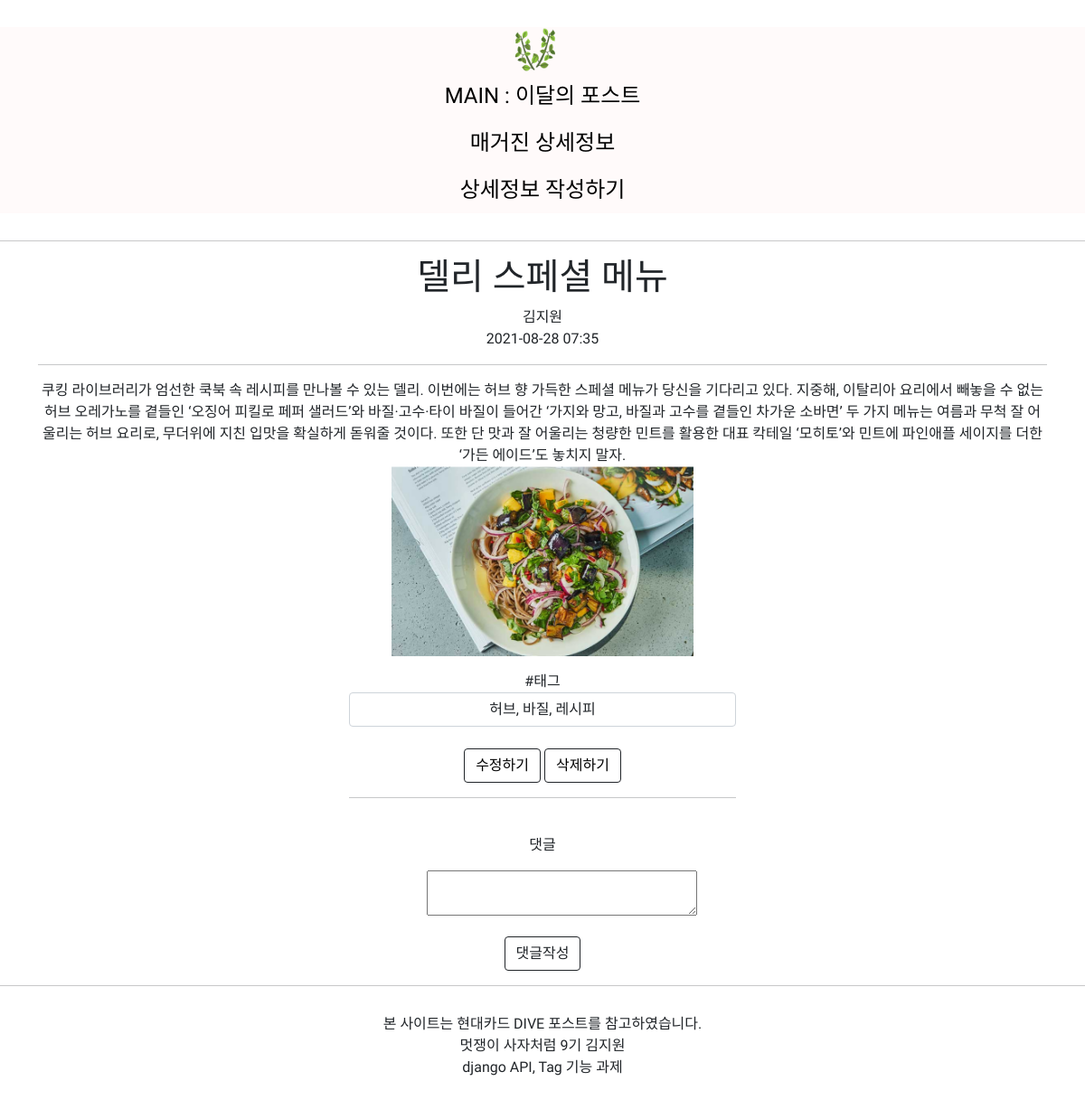
The page /blog/7 on the database its author committed.
### blog/models.py (models this page shows, shortened)
class Blog(models.Model):
    title = models.CharField(max_length=200)
    writer = models.CharField(max_length=100)
    pub_date = models.DateTimeField()
    body = models.TextField()
    image = models.ImageField(upload_to = "blog/", blank=True, null=True)
    tag = models.ManyToManyField('blog.Tag', verbose_name = "태그")

class Tag(models.Model):
    name = models.CharField(max_length=32, verbose_name="태그명")
    registered_date = models.DateTimeField(auto_now_add=True, verbose_name="등록시간")
    def __str__(self):
        return self.name
    class Meta:
        db_table = "community_tag"
        verbose_name = "태그"
        verbose_name_plural = "태그"

### blog/views.py (the view)
# urls.py: path('<str:id>', detail, name="detail"),
def detail(request, id):
    blog = get_object_or_404(Blog, pk=id)
    comments = Comment.objects.filter(post_id=id, comment_id__isnull=True)
    re_comments = []
    for comment in comments:
        re_comments += list(Comment.objects.filter(comment_id=comment.id))
    form = CommentForm()
    return render(request, 'detail.html', {'blog':blog, 'comments':comments, 're_comments':re_comments, 'form':form})

### blog/forms.py
class CommentForm(forms.ModelForm):
    class Meta:
        model = Comment
        fields = ['body']

### blog/templates/detail.html (shortened to what this page needs)
{% extends 'base.html' %}
{% block content %}
 <h1>{{blog.title}}</h1>
 {{blog.writer}}<br>
 {{blog.pub_date|date:'Y-m-d H:i'}}<br>
 <hr>
 {{blog.body}}<br>
 {% if blog.image %}
 <p><img class="detailimg" src="{{blog.image.url}}" alt=""></p>
 {% endif %}
 <label for="tags">#태그</labe>
 <span id="tags" class="form-control">
     {{blog.tag.all | join:", "}}
 </span>
 <br>
 <button type="button" class="btn btn-outline-dark">
    <a id="buttontext" href="{%url 'edit' blog.id %}">수정하기</a><br>
 </button>
 <button type="button" class="btn btn-outline-dark">
    <a  id="buttontext" href="{%url 'delete' blog.id %}">삭제하기</a><br>
 </button>
<hr><br>
 <p class="crm">댓글</p>
    <form method="POST" action="{% url 'create_comment' blog.id %}" id="comment_form">
        {{form.as_p}}
        <button id="right" type="submit" class="btn btn-outline-dark">댓글작성</button>
    </form>
{% endblock %}

### tagpj/templates/base.html (style rules this page uses)
body { text-align:center; font-family: 'IBM Plex Sans KR', sans-serif; }
#buttontext { text-decoration:none; color: black; }

### blog/templates/detail.html (style rules this page uses)
.detailimg { width: 30%; height: 40%; }
body { text-align:center; }
textarea { width: 70%; height: 50px; }
#comment_form { color: white; }

### rows shown on the page
Blog: title "델리 스페셜 메뉴", writer "김지원", pub_date "2021-08-28 07:35", body "쿠킹 라이브러리가 엄선한 쿡북 속 레시피를 만나볼 수 있는 델리. 이번에는 허브 향 가득한 스페셜 메뉴가 당신을 기다리고 있다. 지중해, 이탈리아 요리에서 빼놓을 수 없는 허브 오레가노를 곁들인 ‘오징어 피킬로 페퍼 샐러드’와 바질·고수·타이 바질이 들어간 ‘가지와 망고, 바질과 고수를 곁들인 차가운 소바면’ 두 가지 메뉴는 여름과 무척 잘 어울리는 허브 요리로, 무더위에 지친 입맛을 확실하게 돋워줄 것이다. 또한 단 맛과 잘 어울리는 청량한 민트를 활용한 대표 칵테일 ‘모히토’와 민트에 파인애플 세이지를 더한 ‘가든 에이드’도 놓치지 말자.", image (picture), tag.all "허브, 바질, 레시피"
